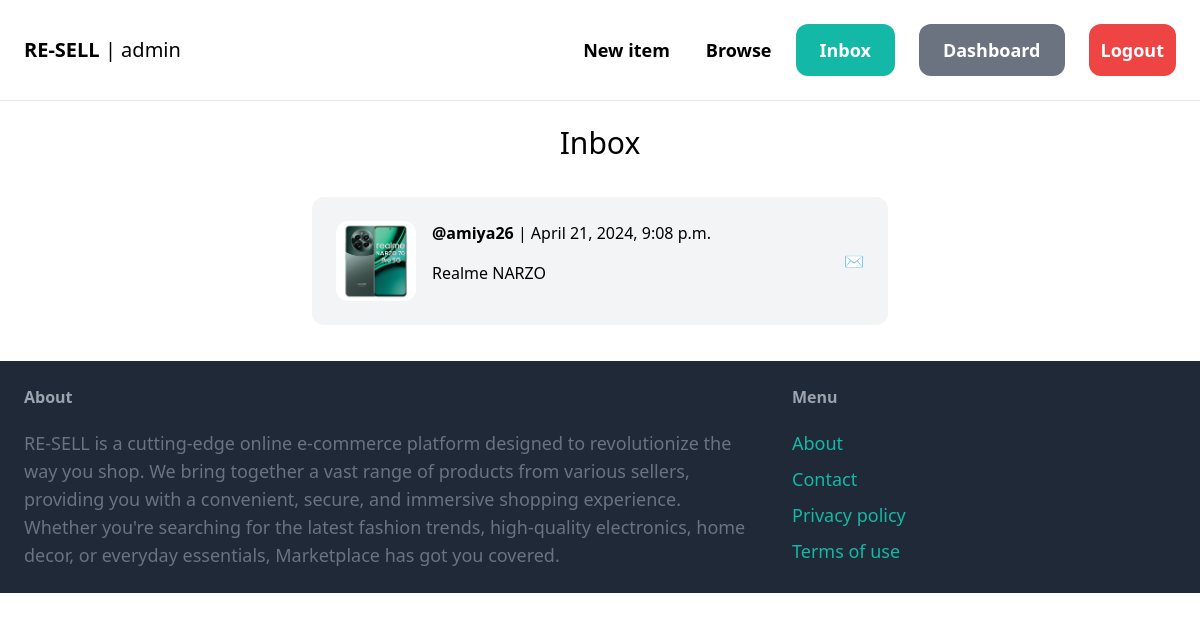
The page /inbox/ (signed in) on the database its author committed.
### conversation/models.py (models this page shows, shortened)
class Conversation(models.Model):
    item = models.ForeignKey(Item, related_name='conversations', on_delete=models.CASCADE)
    members = models.ManyToManyField(User, related_name='conversations')
    created_at = models.DateTimeField(auto_now_add=True)
    modified_at = models.DateTimeField(auto_now=True)
    class Meta:
        ordering = ('-modified_at',)

### item/models.py (models this page shows, shortened)
class Item(models.Model):
    category = models.ForeignKey(Category, related_name='items', on_delete=models.CASCADE)
    name = models.CharField(max_length=255)
    description = models.TextField(blank=True,null=True)
    size = models.CharField(max_length=100,blank=True,null=True)
    color = models.CharField(max_length=100,blank=True,null=True)
    gender = models.CharField(max_length=100,blank=True,null=True)
    price=models.FloatField(default=0.0)
    image = models.ImageField(upload_to='item_images', blank=True, null=True)
    is_sold = models.BooleanField(default=False)
    created_by = models.ForeignKey(User, on_delete=models.CASCADE, related_name='items')
    created_at=models.DateTimeField(auto_now_add=True)

### conversation/views.py (the view)
# urls.py: path('', views.inbox, name='inbox'),
@login_required
def inbox(request):
    conversations = Conversation.objects.filter(members__in=[request.user.id])
    return render(request,'conversation/inbox.html',{
        'conversations':conversations,
    })

### conversation/templates/conversation/inbox.html (shortened to what this page needs)
{% extends 'core/base.html' %}
{% block content %}
<h1 class="mb-6 text-3xl text-center">Inbox</h1>
<div class="space-y-6">
    {% for conversation in conversations %}
        <a href="{% url 'conversation:detail' conversation.id %}" class="flex justify-center" >
            <div class="p-6 md:w-1/2 w-full flex justify-between items-center	 bg-gray-100 rounded-xl m-3 {% if conversation.item.created_by != request.user %} bg-green-100  {% else %} bg-blue-100 {% endif %} ">
                <div class="flex">
                    <div class="pr-4 md-shrink-0">
                        <img src="{{ conversation.item.image.url }}" class="w-20 rounded-xl" alt="image">
                   </div>
                   <div>
                       {% for member in conversation.members.all %}
                           {% if member != request.user %}
                               <p class="mb-4"><strong>@{{ member.username }}</strong> | {{ conversation.modified_at }}</p>
                               <p>{{ conversation.item.name }}</p>
                           {% endif %}
                       {% endfor %}
                   </div>
                </div>
                <div>
                    <h3>✉️</h3>
                </div>
            </div>
        </a>
    {% endfor %}
</div>
{% endblock %}

### core/templates/core/base.html (shortened to what this page needs)
{% load static %}
<!DOCTYPE html>
<html lang="en">
<head>
    <script src="https://cdn.tailwindcss.com"></script>
</head>
<body class="dark:bg-gray-900">
    <nav class="dark:text-white py-6 sm:px-6 w-full sm:flex flex-wrap justify-between items-center border-b border-gray-200">
            <a href="/" class="md:text-xl font-semibold ">RE-SELL<span class="font-light"> | {{ request.user.username }}</span></a>
        <div class="md:flex  md:space-x-6">
            <div class="flex items-center justify-end sm:space-x-6">
                <a href="{% url 'item:new' %}" class=" m-3 sm:text-lg font-semibold hover:text-gray-500">New item</a>
                <a href="{% url 'item:items' %}" class=" m-3 sm:text-lg font-semibold hover:text-gray-500">Browse</a>
            </div>
            {% if request.user.is_authenticated %}
                <div class="flex items-center justify-center sm:space-x-6 space-x-3">
                    <a href="{% url 'conversation:inbox' %}" class="px-6   sm:py-3 sm:text-lg font-semibold bg-teal-500 text-white rounded-xl hover:bg-teal-700">Inbox</a>
                    <a href="{% url 'dashboard:index' %}" class="px-6  sm:py-3 sm:text-lg font-semibold bg-gray-500 text-white rounded-xl hover:bg-gray-700">Dashboard</a>
                    <a href="{% url 'core:logout' %}" class="px-3  sm:py-3 sm:text-lg font-semibold bg-red-500 text-white rounded-xl hover:bg-red-700">Logout</a>
                </div>
            {% endif %}
        </div>
    </nav>
    <div class="px-6 py-6">
        {% block content %}
        {% endblock %}
    </div>
    <footer  class="py-6 px-6 flex justify-between bg-gray-800">
        <div class="w-2/3 pr-10">
            <h3 class="mb-5 font-semibold text-gray-400">About</h3>
            <p class="text-lg text-gray-500 break-words">
                RE-SELL is a cutting-edge online e-commerce platform designed to revolutionize the way you shop. We bring together a vast range of products from various sellers, providing you with a convenient, secure, and immersive shopping experience. Whether you're searching for the latest fashion trends, high-quality electronics, home decor, or everyday essentials, Marketplace has got you covered.
            </p>
        </div>
        <div class="w-1/3">
            <h3 class="mb-5 font-semibold text-gray-400">Menu</h3>
            <ul class="space-y-2">
                <li><a href="#" class="text-lg text-teal-500 hover:text-teal-700">About</a></li>
                <li><a href="{% url 'core:contact' %}" class="text-lg text-teal-500 hover:text-teal-700">Contact</a></li>
                <li><a href="#" class="text-lg text-teal-500 hover:text-teal-700">Privacy policy</a></li>
                <li><a href="#" class="text-lg text-teal-500 hover:text-teal-700">Terms of use</a></li>
            </ul>
        </div>
    </footer>
</body>
</html>

### rows shown on the page
Conversation: item.image (picture), modified_at "April 21, 2024, 9:08 p.m.", item.name "Realme NARZO"

### other values the page prints
{{ request.user.username }} "admin"
{{ member.username }} "amiya26"
